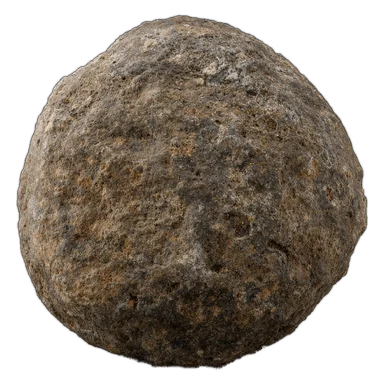
#> input picture godot/assets/img/nodule.webp, 384 x 384 px
$ python pad_tex.py ../../godot/assets/img/nodule.webp
#> lines starting #> are read from the running program, lines starting #| are printed output that depends on the picture; after the words box and inside, x2 and y2 are one past the last pixel; in counts of white or black regions, pixels touching at a corner belong together
"""Edge padding for baked scan textures: the empty space between UV islands is pure black, and a GPU filtering
or mipmapping near an island's edge pulled that black into the colour (dark blotches in the roses' hearts, black
hairlines across petals). Each island's colour is grown out into the black around it, ring by ring, until
nothing is left empty.

    py prototype/tools/pad_tex.py [dark=N] <file_d.png> [more files...]

dark=N: dark specks count as empty too — texels whose brightest channel is under N (0..255) and under 45% of the mean
round them (7x7): the near-black specks a bake leaves inside the islands (a rose's heart was spotted with them even
unlit). Evenly dark places (dark leaves, deep blue gentians) are not specks and stay.

Only pure black (0, 0, 0) counts as empty — a baked scan has no truly black texel of its own (check a texture
with real black patterns, butterflies' wings, before running this on it).
"""
import sys
import numpy as np
from PIL import Image


def pad(path: str, rings: int = 256, dark: int = 0) -> None:
#> called with path = '../../godot/assets/img/nodule.webp', rings = 256, dark = 0
    im = Image.open(path)
#> im is the input picture: PIL image 384x384 RGBA; mean R, G, B, A 65.8, 56.3, 45.5, 162.5
    mode = im.mode
#> mode = 'RGBA'
    a = np.asarray(im.convert("RGBA")).astype(np.float32)
    rgb = a[..., :3]
    mx = rgb.max(-1)
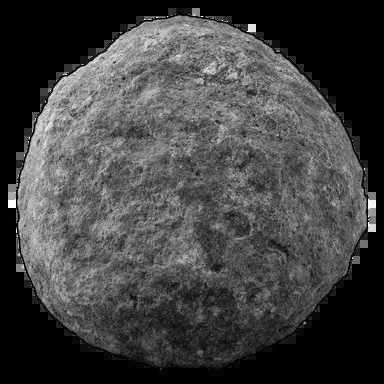
#> mx: shape (384, 384) float32; min 0, max 255, mean 65.9
    empty = mx == 0
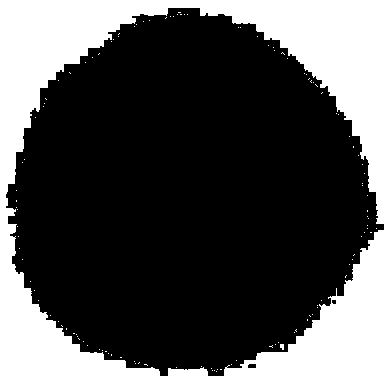
#> empty: shape (384, 384) bool; 31.2% white; 119 white regions (117 under 20 px), largest, box (x1, y1, x2, y2) and area: (0, 0, 384, 384) 45756, (280, 344, 284, 350) 20
    if dark > 0:
        around = np.zeros_like(mx)
        for dy in range(-3, 4):
            for dx in range(-3, 4):
                around += np.roll(np.roll(mx, dy, 0), dx, 1)
        around /= 49.0
        empty |= (mx < dark) & (mx < around * 0.45)
    n0 = int(empty.sum())
#> n0 = 45937
    for _ in range(rings):
        if not empty.any():
            break
        full = ~empty
        acc = np.zeros_like(rgb)
        cnt = np.zeros(empty.shape, np.float32)
        for dy in (-1, 0, 1):
            for dx in (-1, 0, 1):
                if dx == 0 and dy == 0:
                    continue
                f = np.roll(np.roll(full, dy, 0), dx, 1)
                c = np.roll(np.roll(rgb, dy, 0), dx, 1)
                acc += c * f[..., None]
                cnt += f
        grow = empty & (cnt > 0)
        rgb[grow] = acc[grow] / cnt[grow][:, None]
        # (a grown texel is never pure black again, or the next ring would take it for empty)
        rgb[grow] = np.maximum(rgb[grow], 1.0)
        empty &= ~grow
#> this loop made 65 passes
#> pass 1, in pad, `grow = empty & (cnt > 0)`:
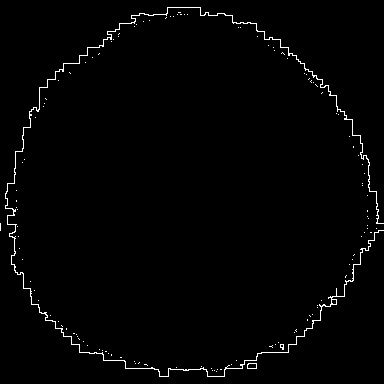
#> grow: shape (384, 384) bool; 1.3% white in thin lines or dots
#> pass 1, in pad, `empty &= ~grow`:
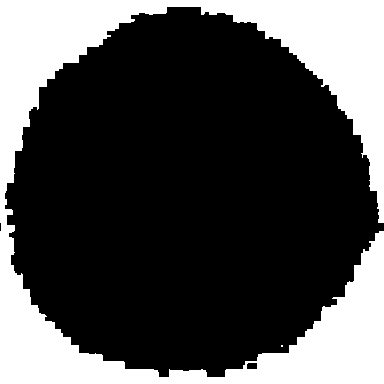
#> empty: shape (384, 384) bool; 29.8% white; 2 white regions (1 under 20 px), largest, box (x1, y1, x2, y2) and area: (0, 0, 384, 384) 43955
#> after the loop:
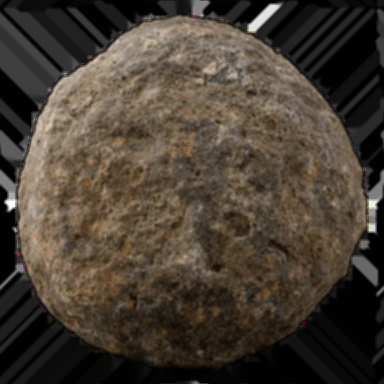
#> acc: shape (384, 384, 3) float32; mean R, G, B 579.2, 503.2, 416.4; drawn with min black and max white
#> after the loop:
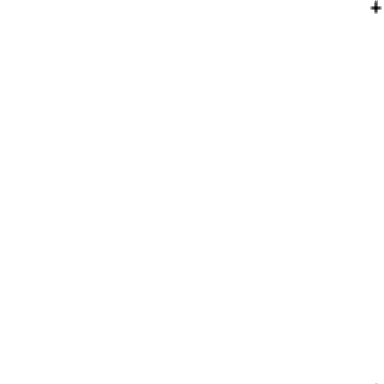
#> cnt: shape (384, 384) float32; min 1, max 8, mean 8; drawn with min black and max white
#> after the loop: empty: shape (384, 384) bool; every value is 0
#> after the loop: full: shape (384, 384) bool; 100% white; black in thin lines or dots, all inside (x1, y1, x2, y2) = (371, 0, 381, 13)
#> after the loop:
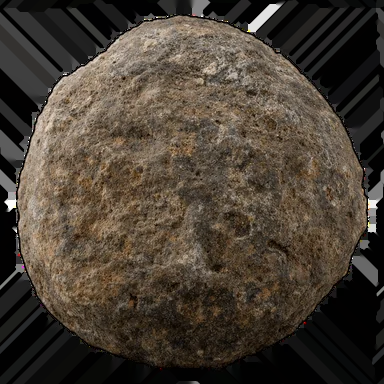
#> rgb: shape (384, 384, 3) float32; mean R, G, B 72.4, 62.9, 52.1
    if empty.any():
        rgb[empty] = rgb[~empty].mean(0)
    a[..., :3] = rgb
    out = Image.fromarray(np.clip(a + 0.5, 0, 255).astype(np.uint8), "RGBA")
    out.convert(mode if mode in ("RGB", "RGBA") else "RGB").save(path)
    print(f"{path}: {n0} empty texels filled")
#| ../../godot/assets/img/nodule.webp: 45937 empty texels filled


if __name__ == "__main__":
    dk = 0
    for p in sys.argv[1:]:
        if p.startswith("dark="):
            dk = int(p[5:])
            continue
        pad(p, dark=dk)
